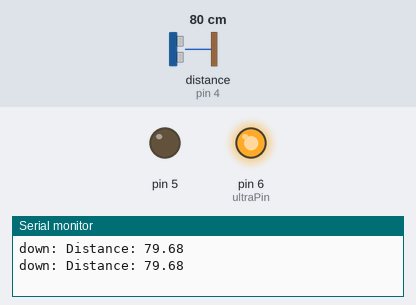
Simulated run of this sketch. Board: Arduino Uno, built with avr-gcc and run on an emulated ATmega328P. Parts: output pins drawn as LEDs (lit = HIGH), the last lines printed to the serial monitor. Wiring (inferred from the names in the program): ultrasonic range finder: trigger pin 3; echo pin 4. The test bench sets the inputs (shaded band); at power-on: distance to the obstacle (sensor on pin 4) 80 cm. The echo pulse lasts 58.3 µs per cm; pins used as bus, display or sensor lines are not drawn.

Above: at 1.4 s.
1.5 s: distance to the obstacle (sensor on pin 4) set to 66 cm
3.0 s: distance to the obstacle (sensor on pin 4) set to 57 cm
At 4.1 s:
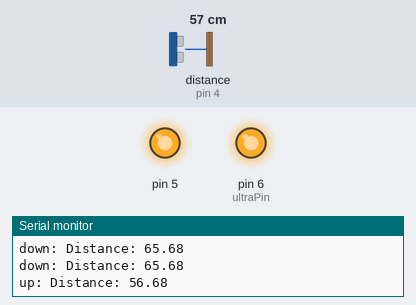
Timing chart, 0 to 6.0 s (numbered marks = the images above; inputs shaded):
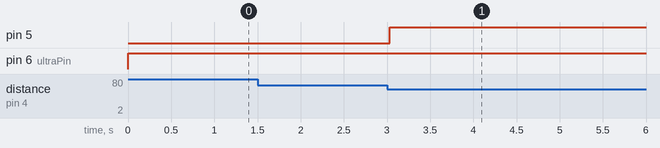

Measured:
- the behaviour switches between 61 and 60 cm on distance to the obstacle (sensor on pin 4) (found by bisection; images 0 and 1)
- after the input at 3.0 s, pin 5: LOW → HIGH at once

The sketch:

TrashCanUltra.ino
```cpp
const int ultraPin = 6;
const int trigPin = 3;
const int echoPin = 4;
float duration;
float distance;
void setup() {
 pinMode(trigPin, OUTPUT);
 pinMode(echoPin, INPUT);
 pinMode(ultraPin, OUTPUT);
 Serial.begin(9600);
 pinMode(5, OUTPUT);
}

void loop() {
 digitalWrite(9, LOW);
 digitalWrite(ultraPin, HIGH);
 digitalWrite(trigPin, LOW);
 delayMicroseconds(2);
 digitalWrite(trigPin, HIGH);
 delayMicroseconds(10);
 digitalWrite(trigPin, LOW);
 duration = pulseIn(echoPin, HIGH);
 distance = (duration*.0343)/2;
 if(distance<60)
 {
   digitalWrite(5, HIGH);
   delay(500);
   Serial.print("up: ");


 }
 else{
  digitalWrite(9, LOW);
  delay(500);
   Serial.print("down: ");

 }
 Serial.print("Distance: ");
 Serial.println(distance);
 delay(100);
}
```
